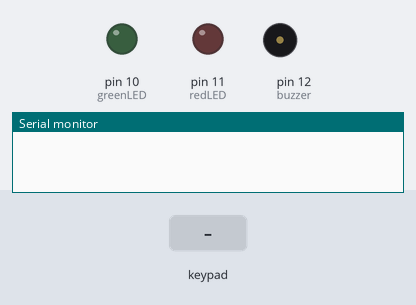
Bench run of a sketch on a simulated Arduino Uno, built with avr-gcc and run on an emulated ATmega328P. On the bench: output pins drawn as LEDs (lit = HIGH), buzzer (waves = sounding), the last lines printed to the serial monitor. Dashed ring = blinking. The test bench sets the inputs (shaded band).

Above: at 1.2 s.
1.3 s: key 'A' pressed
At 1.55 s:
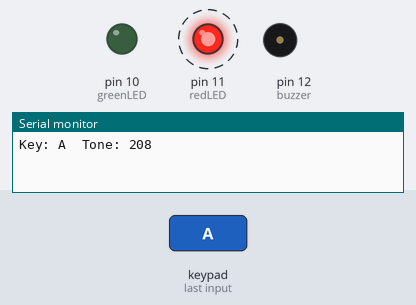
4.3 s: keypad keys 2 4 6 9 pressed 0.4 s apart
At 7.0 s:
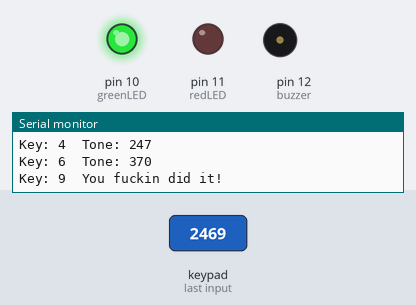
7.4 s: key 'B' pressed
At 7.5 s:
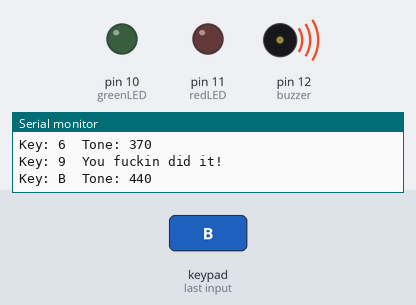
10.4 s: keypad keys 2 4 6 9 # pressed 0.4 s apart
At 12.36 s:
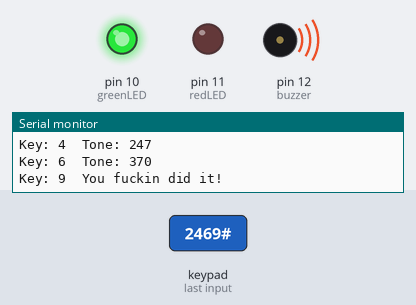
14.7 s: key 'C' pressed
At 16.7 s:
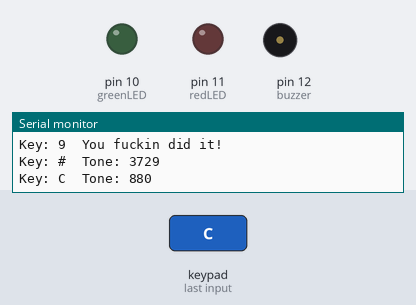
17.7 s: keypad keys 2 4 6 9 * pressed 0.4 s apart
At 20.2 s:
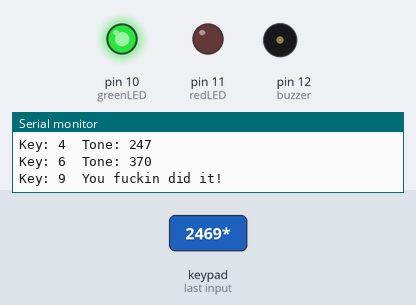
Timing chart, 0 to 22.8 s (numbered marks = the images above; inputs shaded):
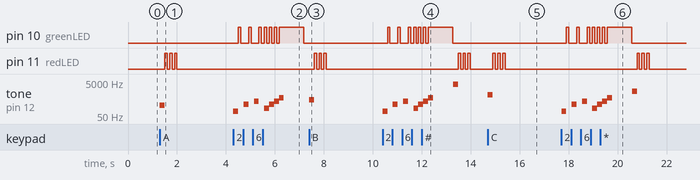

The sketch:

Day_12.ino
```cpp
#include <Key.h>
#include <Keypad.h>

int greenLED = 10; //port for green LED
int redLED = 11;  //port for red LED
int buzzer = 12;  // pin 10 drives the buzzer

char p1 = '2';  //first character of the password
char p2 = '4';  //second character of the password
char p3 = '6';  //third character of the password
char p4 = '9';  //fourth character of the password

const byte ROWS = 4;
const byte COLS = 4;

char result = 'a';  //make result a global variable so it can be used in the function
char result2 = 'b'; //place holder for result while loop clears out original
bool passLoop = true; //used to control while loops

char buttons[ROWS][COLS] = {
  // {'1', '2', '3', 'A'},  // 1st row
  // {'4', '5', '6', 'B'},  // 2nd row
  // {'7', '8', '9', 'C'},  // 3rd row
  // {'*', '0', '#', 'D'}   // 4th row
  {'A', 'B', 'C', 'D'},  // 1st row
  {'3', '6', '9', '#'},  // 2nd row
  {'2', '5', '8', '0'},  // 3rd row
  {'1', '4', '7', '*'}   // 4th row
};

byte rowPins[ROWS] = {5, 4, 3, 2};
byte colPins[COLS] = {6, 7, 8, 9};

Keypad myAwesomePad = Keypad(makeKeymap(buttons), rowPins, colPins, ROWS, COLS);

int tones[ROWS][COLS] = {   // a frequency tone for each button
    // {31, 93, 147, 208},
    // {247, 311, 370, 440},
    // {523, 587, 698, 880},
    // {1397, 2637, 3729, 4978}
    {208, 440, 880, 4978},
    {147, 370, 698, 3729},
    {93, 311, 587, 2637},
    {31, 247, 523, 1397}
};

char GetKey(){

  result = myAwesomePad.getKey();

  if (result){                    // if a button is pressed
    Serial.print("Key: ");
    Serial.print(result);
    Serial.print("  ");
  }

  return result;
}

void Password(){
  MakeTone(result);
  digitalWrite(greenLED, HIGH);
  delay(100);
  digitalWrite(greenLED, LOW);
  delay(100);

  do {
    result2 = GetKey();

    if (result2 == p2){
      Password2();
    }
    else if (result2){
      BadPass();
      passLoop = false;
    }
  } while (passLoop);
}

void Password2(){
  MakeTone(result);
  digitalWrite(greenLED, HIGH);
  delay(100);
  digitalWrite(greenLED, LOW);
  delay(100);

  do {
    result2 = GetKey();

    if (result2 == p3){
      Password3();
    }
    else if (result2) {
      BadPass();
      passLoop = false;
    }
  } while (passLoop);
}

void Password3(){
  MakeTone(result);
  digitalWrite(greenLED, HIGH);
  delay(100);
  digitalWrite(greenLED, LOW);
  delay(100);

  do {
    result2 = GetKey();

    if (result2 == p4){
      GoodPass();
      passLoop = false;
    }
    else if (result2) {
      BadPass();
      passLoop = false;
    }
  } while (passLoop);
}

void BadPass(){ //when a key is presed as not part of the password, the red LED will blink 3 times
  MakeTone(result);
  digitalWrite(redLED, HIGH);
  delay(100);
  digitalWrite(redLED, LOW);
  delay(100);
  digitalWrite(redLED, HIGH);
  delay(100);
  digitalWrite(redLED, LOW);
  delay(100);
  digitalWrite(redLED, HIGH);
  delay(100);
  digitalWrite(redLED, LOW);
  delay(100);
}

void GoodPass(){ //when the password has been entered correctly, the green LED will blink 3 times
  Serial.println("You fuckin did it!");
  digitalWrite(greenLED, HIGH);
  tone(buzzer, 147, 200);
  delay(100);
  digitalWrite(greenLED, LOW);
  delay(100);
  digitalWrite(greenLED, HIGH);
  tone(buzzer, 247, 200);
  delay(100);
  digitalWrite(greenLED, LOW);
  delay(100);
  digitalWrite(greenLED, HIGH);
  tone(buzzer, 370, 200);
  delay(100);
  digitalWrite(greenLED, LOW);
  delay(100);
  digitalWrite(greenLED, HIGH);
  tone(buzzer, 587, 200);
  delay(1000);
  digitalWrite(greenLED, LOW);
  noTone(buzzer);
  //delay(100);
}

void MakeTone (char button){
  int toneFreq = 0;

  for (byte j=0; j<ROWS; j++) {
  for (byte i=0; i<COLS; i++) {
      if (result == buttons[j][i]) {   // found it, get the corresponding tone
          toneFreq=tones[j][i];
          }
    }  // end i loop
  }  // end j loop

  Serial.print("Tone: ");
  Serial.println(toneFreq);
  tone(buzzer, toneFreq, 200);  // ... and play the tone for a half second
  delay(200);
  noTone(buzzer);

}

void setup() {
  Serial.begin(9600); // Begin monitoring via the serial monitor
  pinMode(greenLED, OUTPUT);
  pinMode(redLED, OUTPUT);
}

void loop() {

  result2 = GetKey();

  if (result2 == p1){
    passLoop = true;
    Password();
    //digitalWrite(greenLED, HIGH);
  }
  else if(result){
    BadPass();
    //Serial.println(result);
    //digitalWrite(greenLED, LOW);
  }
}

// void loop() {
//   char result = myAwesomePad.getKey();

//   if (result){                    // if a button is pressed
//     Serial.println(result);
//   }

// }
```

Measured:
- after the input at 1.3 s, pin 11 (redLED): alternates HIGH for 0.10 s and LOW for 0.10 s, 6 changes in all, then stays LOW, starting after 0.20 s; tone on pin 12 (buzzer): silent → 208 Hz at once, → silent 0.20 s later
- after the input at 7.4 s, pin 11 (redLED): alternates HIGH for 0.10 s and LOW for 0.10 s, 6 changes in all, then stays LOW, starting after 0.20 s; tone on pin 12 (buzzer): silent → 440 Hz at once, → silent 0.20 s later
- after the input at 10.4 s, pin 10 (greenLED): goes HIGH 0.10 s, LOW 0.32 s, HIGH 0.10 s, LOW 0.32 s, 4 × (HIGH 0.10 s, LOW 0.12 s), HIGH 1.0 s, then LOW, starting after 0.20 s; pin 11 (redLED): alternates HIGH for 0.10 s and LOW for 0.10 s, 6 changes in all, then stays LOW, starting after 3.1 s
- after the input at 14.7 s, pin 11 (redLED): alternates HIGH for 0.10 s and LOW for 0.10 s, 6 changes in all, then stays LOW, starting after 0.20 s; tone on pin 12 (buzzer): silent → 880 Hz at once, → silent 0.20 s later
- after the input at 17.7 s, pin 10 (greenLED): goes HIGH 0.10 s, LOW 0.32 s, HIGH 0.10 s, LOW 0.32 s, 4 × (HIGH 0.10 s, LOW 0.12 s), HIGH 1.0 s, then LOW, starting after 0.21 s; pin 11 (redLED): alternates HIGH for 0.10 s and LOW for 0.10 s, 6 changes in all, then stays LOW, starting after 3.1 s
